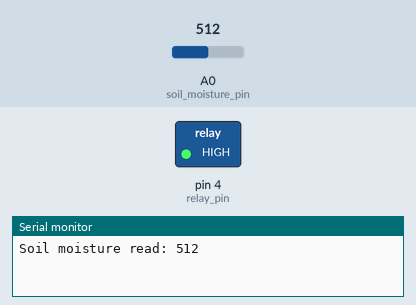
The sketch below on a simulated Arduino Uno, built with avr-gcc and run on an emulated ATmega328P. Shown: switched loads named in the sketch (green lamp = pin HIGH), the last lines printed to the serial monitor. The inputs (shaded band) are chosen by the test bench; at power-on: A0 (soil_moisture_pin) = 512.

Above: at 2.5 s.
At 10.0 s:
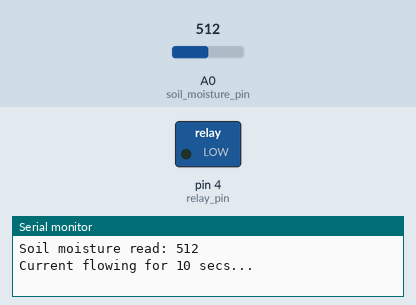
Timing chart, 0 to 20.8 s (numbered marks = the images above):
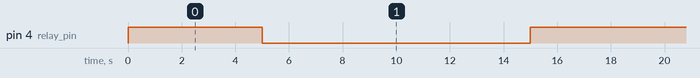

Measured:
- by itself, pin 4 (relay_pin): alternates HIGH for 6.0 s and LOW for 10.0 s

The sketch:

moisture_connection.ino
```cpp
#define soil_moisture_pin A0
#define relay_pin 4

void setup() {
  Serial.begin(9600);
  digitalWrite(relay_pin, HIGH);
  pinMode(relay_pin, OUTPUT);
}

void loop() {
  Serial.print("Soil moisture read: ");
  Serial.println(analogRead(soil_moisture_pin));
  delay(5000);

  digitalWrite(relay_pin, LOW); // green light is off
  Serial.println("Current flowing for 10 secs...");
  delay(10000);
  digitalWrite(relay_pin, HIGH); // green light is on
  Serial.println("Current NOT flowing");
  delay(1000);
}
```
